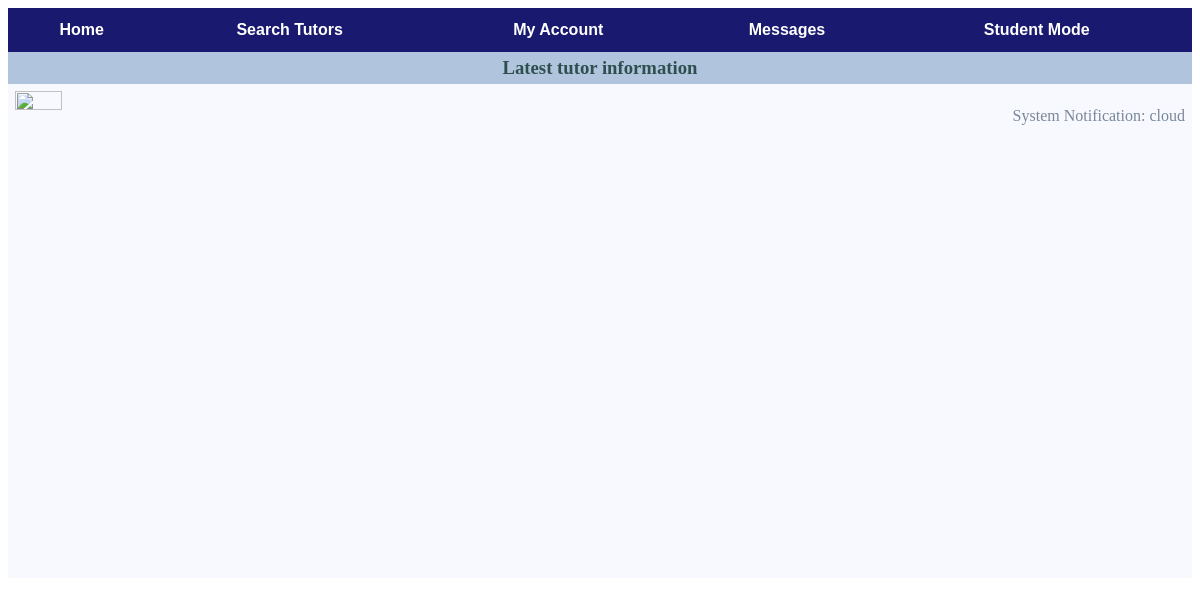
The app's page /Tutorial/message/2/, older data.
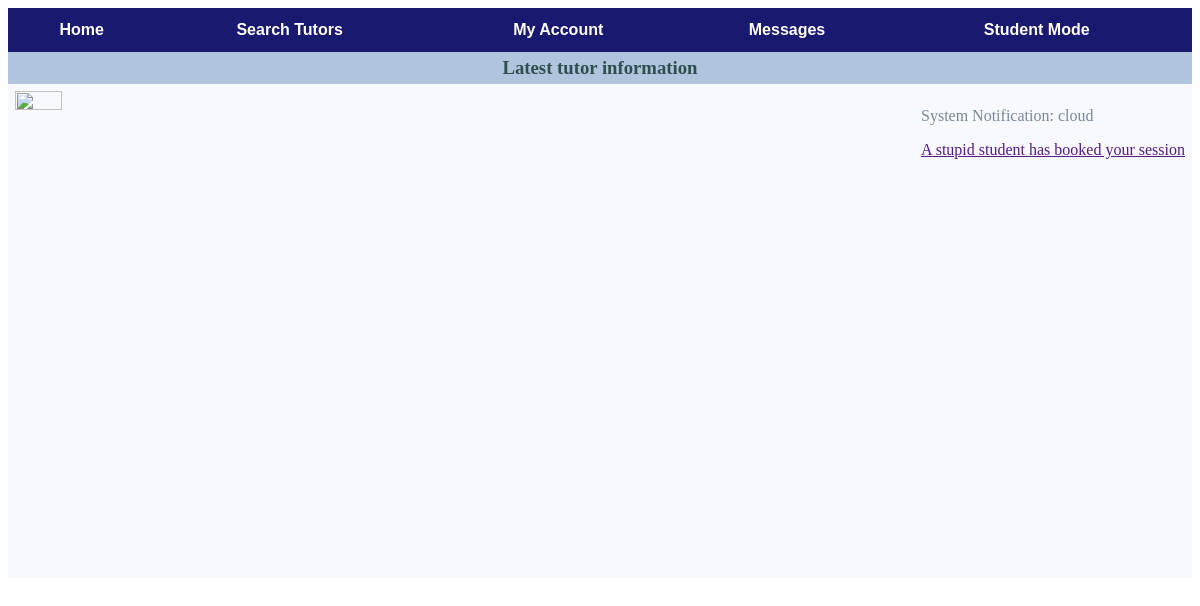
The same page, newer data.
### Tutorial/models.py (models this page shows, shortened)
class User(models.Model):
    user_name = models.CharField(max_length=200)
    name = models.CharField(max_length=200)
    password = models.CharField(max_length=200)
    wallet = models.ForeignKey(Wallet, on_delete = models.CASCADE)

class Notification(models.Model):
	content = models.CharField(max_length=500)
	user = models.ForeignKey(User, on_delete=models.CASCADE)

### Tutorial/views.py (the view)
# urls.py: url(r'^message/(?P<user_id>[0-9]+)/$', views.message, name='message'),
def message(request, user_id):
	msguser = get_object_or_404(User, pk=user_id)
	messages = Notification.objects.filter(user=msguser)
	return render(request, 'message/message.html', {'user': msguser, 'messages': messages})

### Tutorial/templates/message/message.html (shortened to what this page needs)
</html>
<!DOCTYPE html>
<html style="height : 100%;">
	<head>
	</head>
	<body style="height : 100%;">
		<div id="header" class="header" style=" background-color: #191970;  margin : auto; font-size : 14pt; padding: 10px; text-align : center; font-family : Futura, Arial;">
			<table style="width : 100%;">
				<tr>
					<th><a id="Home" href="" style="color : white; text-decoration:none;">Home</a></th>
					<th><a id="SearchTutors" href="" style="color : white; text-decoration:none;">Search Tutors</a></th>
					<th><a id="MyAccount" href="{% url 'Tutorial:myaccount' 5 %}" style="color : white; text-decoration:none;">My Account</a></th>
					<th><a id="Messages" href="" style="color : white; text-decoration:none;">Messages</a></th>
					<th><a id="Mode" href="" style="color : white; text-decoration:none;">Student Mode</a></th>
				</tr>
			</table>
		</div>
		<h3 style="background-color: #B0C4DE; color : #2F4F4F;  padding : 5px; text-align : center; border : 0px solid #708090; margin : 0;">Latest tutor information</h3>
		<div id="TutoInfo" style="background-color : #F8F8FF; padding : 7px; height : 60%;">
			<img src="logo.jpg" style="width : 20%; ">
			<ul style="float : right;  text-align : left; color : #778899;">
                System Notification: {{user.name}}
                {%for msg in messages%}
				<div>
					<p><a href="">{{msg.content}}</a></p>
				</div>
				{%endfor%}
			</ul>
		</div>
	</body>

Row changes from the older to the newer data that the page shows:
added Notification: content "A stupid student has booked your session"
